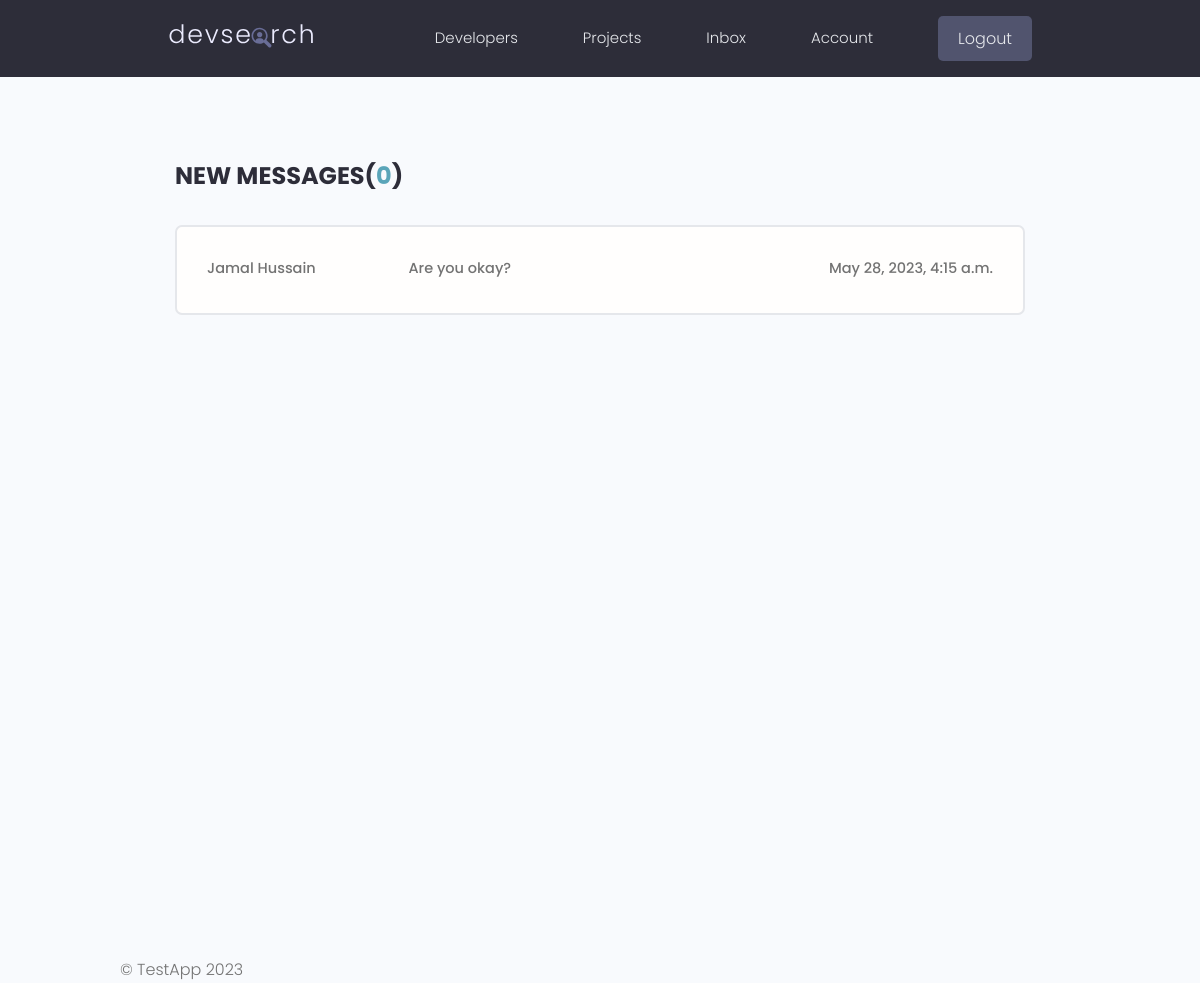
The page /inbox/ (signed in) on the database its author committed.
### users/models.py (models this page shows, shortened)
class Message(models.Model):
    sender = models.ForeignKey(Profile, on_delete=models.SET_NULL, null=True, blank=True)
    recipient = models.ForeignKey(Profile, on_delete=models.SET_NULL, null=True, blank=True, related_name="messages")
    subject = models.CharField(max_length=256, null=True, blank=True)
    sender_name = models.CharField(max_length=256, null=True, blank=True)
    sender_email = models.EmailField(null=True, blank=True)
    body = models.TextField()
    is_read = models.BooleanField(default=False)
    created_at = models.DateTimeField(auto_now_add=True)
    id = models.UUIDField(default=uuid.uuid4, unique=True, primary_key=True, editable=False)
    class Meta:
        ordering = [
            'is_read',
            '-created_at',
        ]

### users/views.py (the view)
# urls.py: path("inbox/", views.inbox_view, name="inbox"),
@login_required(login_url="login")
def inbox_view(request):
    profile = request.user.profile
    message_request = profile.messages.all()
    unread_message_count = message_request.filter(is_read=False).count()
    ctx = {"profile": profile, "message_request": message_request, "unread_message_count": unread_message_count}
    return render(request, template_name="users/inbox.html", context=ctx)

### users/templates/users/inbox.html (shortened to what this page needs)
{% extends "testapp/index.html" %}
{% block content %}
  <main class="inbox my-xl">
    <div class="content-box">
      <h3 class="inbox__title">New Messages(<span>{{ unread_message_count }}</span>)</h3>
      <ul class="messages">
        {% for message in message_request %}
        {% if message.is_read != True %}
          <li class="message message--unread">
        {% else %}
          <li class="message">
        {% endif %}
            <a href="{% url 'message-view' message.id %}">
              <span class="message__author">{{ message.sender_name }}</span>
              <span class="message__subject">{{ message.subject }}</span>
              <span class="message__date">{{ message.created_at }}</span>
            </a>
          </li>
        {% endfor %}
      </ul>
    </div>
  </main>
{% endblock %}

### static/styles/app.css (style rules this page uses)
:root { --color-sub: #2d2d39; }
.content-box { width: 95%; max-width: 85rem; margin: 0 auto; }
.inbox { height: 90vh; }
.inbox__title, .inbox__title span { font-size: 2.4rem; font-weight: 700; color: var(--color-sub); text-transform: uppercase; text-align: left; margin-bottom: 3rem; }
.inbox__title span { color: var(--color-main); }
.messages { list-style: none; background: var(--color-white); padding: 0.5rem 3rem; border: 2px solid var(--color-light); border-radius: 0.7rem; }
.message { padding: 2.5rem 0; }
.message > a span { font-size: 1.45rem; font-weight: 500; }
.message > a { display: flex; gap: 1rem; }
.message__author, .message__date { flex-basis: 25%; }
.message__subject { flex-basis: 50%; }
.message__date { text-align: right; }

### static/uikit/styles/modules/_variables.css (style rules this page uses)
:root { --color-main: #5aa5b9; --color-main-light: #e6faff; --color-sub: #3f4156; --color-sub-light: #51546e; --color-sub-lighter: #ededfd; --color-text: #737373; --color-gray: #8b8b8b; --color-light: #e5e7eb; --color-light-gray: #767676; --color-bg: #f8fafd; --color-white: #fffefd; --color-white-light: #f3f3f3; --color-success: #359e64; --color-success-bg: #def8e8; --color-error: #fc4b0b; --color-error-bg: #fff2ee; --font-base: 'Poppins', arial, helvetica, 'Segoe UI', roboto, ubuntu, sans-serif; --font-monospace: 'Fira Code', 'Courier New', courier, monospace; --font-regular: 300; --font-medium: 500; --font-bold: 700; --generic-shadow: 1px 1px 5px #00000010; --generic-transition: all 0.3s ease-in-out; }

### static/uikit/styles/modules/_base.css (style rules this page uses)
* { margin: 0; padding: 0; box-sizing: border-box; text-rendering: optimizeLegibility; color: inherit; font-size: inherit; }
html { font-size: 50%; }
@media only screen and (min-width: 480px) { html { font-size: 56.25%; } }
@media only screen and (min-width: 1200px) { html { font-size: 62.5%; } }
body { line-height: 1.6; font-weight: 400; font-size: 1.5rem; color: var(--color-text); background-color: var(--color-bg); min-height: 100vh; }

### static/uikit/styles/modules/_typography.css (style rules this page uses)
* { font-family: var(--font-base); }
h3 { font-size: 3.2rem; font-weight: var(--font-medium); }
p, span, strong { font-size: 1.6rem; color: var(--color-text); font-weight: var(--font-regular); }
a { padding-bottom: 2px; text-decoration: none; display: inline-block; color: var(--color-main); font-weight: var(--font-medium); }

### static/uikit/styles/modules/_utilities.css (style rules this page uses)
.my-xl { margin: 8rem auto; }

### rows shown on the page
Message: sender_name "Jamal Hussain", subject "Are you okay?", created_at "May 28, 2023, 4:15 a.m."

### other values the page prints
{{ unread_message_count }} "0"
